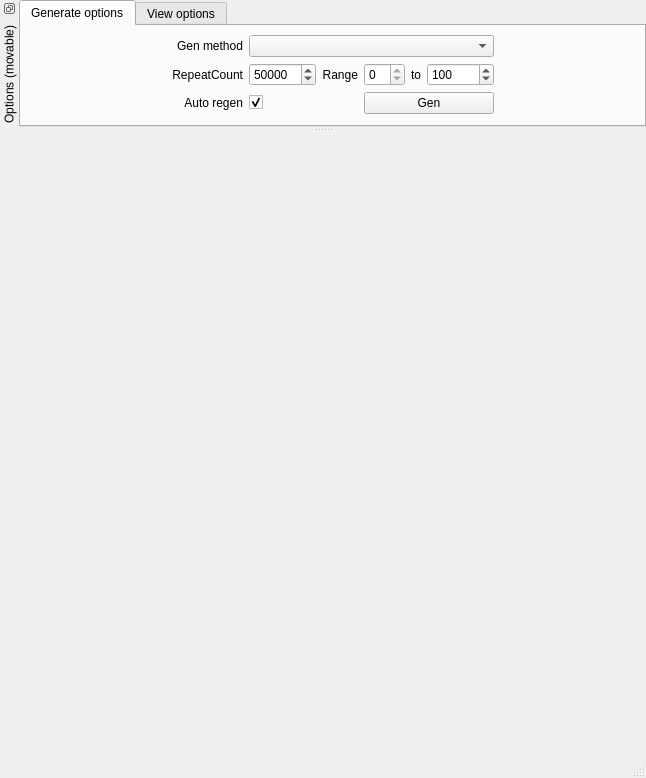
<?xml version="1.0" encoding="UTF-8"?>
<ui version="4.0">
 <class>FormMain</class>
 <widget class="QMainWindow" name="FormMain">
  <property name="geometry">
   <rect>
    <x>0</x>
    <y>0</y>
    <width>646</width>
    <height>778</height>
   </rect>
  </property>
  <property name="windowTitle">
   <string>MainWindow</string>
  </property>
  <widget class="QWidget" name="centralwidget">
   <layout class="QVBoxLayout" name="verticalLayout_2">
    <property name="spacing">
     <number>3</number>
    </property>
    <property name="leftMargin">
     <number>3</number>
    </property>
    <property name="topMargin">
     <number>3</number>
    </property>
    <property name="rightMargin">
     <number>3</number>
    </property>
    <property name="bottomMargin">
     <number>3</number>
    </property>
    <item>
     <widget class="QCustomPlot" name="qcp_plot" native="true">
      <property name="minimumSize">
       <size>
        <width>640</width>
        <height>480</height>
       </size>
      </property>
     </widget>
    </item>
   </layout>
  </widget>
  <widget class="QStatusBar" name="statusbar"/>
  <widget class="QDockWidget" name="dw_options">
   <property name="floating">
    <bool>false</bool>
   </property>
   <property name="features">
    <set>QDockWidget::DockWidgetFloatable|QDockWidget::DockWidgetMovable|QDockWidget::DockWidgetVerticalTitleBar</set>
   </property>
   <property name="allowedAreas">
    <set>Qt::AllDockWidgetAreas</set>
   </property>
   <property name="windowTitle">
    <string>Options (movable)</string>
   </property>
   <attribute name="dockWidgetArea">
    <number>4</number>
   </attribute>
   <widget class="QWidget" name="dw_optContents">
    <layout class="QVBoxLayout" name="verticalLayout">
     <property name="spacing">
      <number>0</number>
     </property>
     <property name="leftMargin">
      <number>0</number>
     </property>
     <property name="topMargin">
      <number>0</number>
     </property>
     <property name="rightMargin">
      <number>0</number>
     </property>
     <property name="bottomMargin">
      <number>0</number>
     </property>
     <item>
      <widget class="QTabWidget" name="tabWidget">
       <property name="currentIndex">
        <number>0</number>
       </property>
       <widget class="QWidget" name="tab_generateOpt">
        <attribute name="title">
         <string>Generate options</string>
        </attribute>
        <layout class="QHBoxLayout" name="horizontalLayout_2">
         <item>
          <spacer name="horizontalSpacer">
           <property name="orientation">
            <enum>Qt::Horizontal</enum>
           </property>
           <property name="sizeHint" stdset="0">
            <size>
             <width>64</width>
             <height>20</height>
            </size>
           </property>
          </spacer>
         </item>
         <item>
          <layout class="QGridLayout" name="gridLayout">
           <item row="0" column="0">
            <widget class="QLabel" name="label">
             <property name="text">
              <string>Gen method</string>
             </property>
             <property name="alignment">
              <set>Qt::AlignRight|Qt::AlignTrailing|Qt::AlignVCenter</set>
             </property>
            </widget>
           </item>
           <item row="0" column="1" colspan="5">
            <widget class="QComboBox" name="cb_genMethod"/>
           </item>
           <item row="1" column="0">
            <widget class="QLabel" name="l_repeatCount">
             <property name="text">
              <string>RepeatCount</string>
             </property>
             <property name="alignment">
              <set>Qt::AlignRight|Qt::AlignTrailing|Qt::AlignVCenter</set>
             </property>
            </widget>
           </item>
           <item row="1" column="1">
            <widget class="QSpinBox" name="sb_repeatCount">
             <property name="minimum">
              <number>1</number>
             </property>
             <property name="maximum">
              <number>1000000000</number>
             </property>
             <property name="singleStep">
              <number>100</number>
             </property>
             <property name="value">
              <number>50000</number>
             </property>
            </widget>
           </item>
           <item row="1" column="2">
            <widget class="QLabel" name="label_2">
             <property name="text">
              <string>Range</string>
             </property>
             <property name="alignment">
              <set>Qt::AlignRight|Qt::AlignTrailing|Qt::AlignVCenter</set>
             </property>
            </widget>
           </item>
           <item row="1" column="3">
            <widget class="QSpinBox" name="sb_rangeMin">
             <property name="readOnly">
              <bool>true</bool>
             </property>
            </widget>
           </item>
           <item row="1" column="4">
            <widget class="QLabel" name="label_3">
             <property name="text">
              <string>to</string>
             </property>
             <property name="alignment">
              <set>Qt::AlignCenter</set>
             </property>
            </widget>
           </item>
           <item row="1" column="5">
            <widget class="QSpinBox" name="sb_rangeMax">
             <property name="maximum">
              <number>1000000</number>
             </property>
             <property name="value">
              <number>100</number>
             </property>
            </widget>
           </item>
           <item row="2" column="0">
            <widget class="QLabel" name="label_4">
             <property name="text">
              <string>Auto regen</string>
             </property>
             <property name="alignment">
              <set>Qt::AlignRight|Qt::AlignTrailing|Qt::AlignVCenter</set>
             </property>
            </widget>
           </item>
           <item row="2" column="1">
            <widget class="QCheckBox" name="cb_autoRegen">
             <property name="text">
              <string/>
             </property>
             <property name="checked">
              <bool>true</bool>
             </property>
            </widget>
           </item>
           <item row="2" column="3" colspan="3">
            <widget class="QPushButton" name="pb_gen">
             <property name="text">
              <string>Gen</string>
             </property>
             <property name="checkable">
              <bool>false</bool>
             </property>
             <property name="checked">
              <bool>false</bool>
             </property>
            </widget>
           </item>
          </layout>
         </item>
         <item>
          <spacer name="horizontalSpacer_2">
           <property name="orientation">
            <enum>Qt::Horizontal</enum>
           </property>
           <property name="sizeHint" stdset="0">
            <size>
             <width>63</width>
             <height>20</height>
            </size>
           </property>
          </spacer>
         </item>
        </layout>
       </widget>
       <widget class="QWidget" name="tab_viewOpt">
        <property name="enabled">
         <bool>true</bool>
        </property>
        <attribute name="title">
         <string>View options</string>
        </attribute>
        <layout class="QVBoxLayout" name="verticalLayout_4">
         <property name="spacing">
          <number>0</number>
         </property>
         <property name="leftMargin">
          <number>0</number>
         </property>
         <property name="topMargin">
          <number>0</number>
         </property>
         <property name="rightMargin">
          <number>0</number>
         </property>
         <property name="bottomMargin">
          <number>0</number>
         </property>
         <item>
          <widget class="QScrollArea" name="sa_viewOpt">
           <property name="verticalScrollBarPolicy">
            <enum>Qt::ScrollBarAlwaysOff</enum>
           </property>
           <property name="horizontalScrollBarPolicy">
            <enum>Qt::ScrollBarAsNeeded</enum>
           </property>
           <property name="widgetResizable">
            <bool>false</bool>
           </property>
           <widget class="QWidget" name="sa_viewOptContents">
            <property name="geometry">
             <rect>
              <x>0</x>
              <y>0</y>
              <width>1221</width>
              <height>93</height>
             </rect>
            </property>
            <layout class="QHBoxLayout" name="horizontalLayout_7">
             <property name="spacing">
              <number>6</number>
             </property>
             <property name="topMargin">
              <number>3</number>
             </property>
             <property name="bottomMargin">
              <number>3</number>
             </property>
             <item>
              <layout class="QVBoxLayout" name="verticalLayout_10">
               <property name="spacing">
                <number>0</number>
               </property>
               <item>
                <widget class="QCheckBox" name="cb_replotAuto">
                 <property name="enabled">
                  <bool>false</bool>
                 </property>
                 <property name="text">
                  <string>Auto update</string>
                 </property>
                 <property name="checked">
                  <bool>true</bool>
                 </property>
                </widget>
               </item>
               <item>
                <widget class="QFrame" name="f_replot">
                 <property name="enabled">
                  <bool>false</bool>
                 </property>
                 <property name="sizePolicy">
                  <sizepolicy hsizetype="Preferred" vsizetype="Maximum">
                   <horstretch>0</horstretch>
                   <verstretch>0</verstretch>
                  </sizepolicy>
                 </property>
                 <property name="frameShape">
                  <enum>QFrame::StyledPanel</enum>
                 </property>
                 <property name="frameShadow">
                  <enum>QFrame::Raised</enum>
                 </property>
                 <layout class="QHBoxLayout" name="horizontalLayout_8">
                  <item>
                   <widget class="QPushButton" name="pb_replot">
                    <property name="text">
                     <string>Update</string>
                    </property>
                   </widget>
                  </item>
                 </layout>
                </widget>
               </item>
              </layout>
             </item>
             <item>
              <widget class="QGroupBox" name="gb_plotType">
               <property name="sizePolicy">
                <sizepolicy hsizetype="Maximum" vsizetype="Maximum">
                 <horstretch>0</horstretch>
                 <verstretch>0</verstretch>
                </sizepolicy>
               </property>
               <property name="title">
                <string>Plot type</string>
               </property>
               <layout class="QVBoxLayout" name="verticalLayout_8">
                <property name="spacing">
                 <number>3</number>
                </property>
                <property name="leftMargin">
                 <number>3</number>
                </property>
                <property name="topMargin">
                 <number>3</number>
                </property>
                <property name="rightMargin">
                 <number>3</number>
                </property>
                <property name="bottomMargin">
                 <number>3</number>
                </property>
               </layout>
              </widget>
             </item>
             <item>
              <layout class="QVBoxLayout" name="verticalLayout_9">
               <property name="spacing">
                <number>0</number>
               </property>
               <item>
                <widget class="QCheckBox" name="cb_customXPointCount">
                 <property name="sizePolicy">
                  <sizepolicy hsizetype="Maximum" vsizetype="Fixed">
                   <horstretch>0</horstretch>
                   <verstretch>0</verstretch>
                  </sizepolicy>
                 </property>
                 <property name="text">
                  <string>Custom x point count</string>
                 </property>
                </widget>
               </item>
               <item>
                <widget class="QFrame" name="f_customXPointCount">
                 <property name="sizePolicy">
                  <sizepolicy hsizetype="Preferred" vsizetype="Maximum">
                   <horstretch>0</horstretch>
                   <verstretch>0</verstretch>
                  </sizepolicy>
                 </property>
                 <property name="frameShape">
                  <enum>QFrame::StyledPanel</enum>
                 </property>
                 <property name="frameShadow">
                  <enum>QFrame::Raised</enum>
                 </property>
                 <layout class="QHBoxLayout" name="horizontalLayout_6">
                  <item>
                   <widget class="QLabel" name="l_customXPointCount">
                    <property name="enabled">
                     <bool>true</bool>
                    </property>
                    <property name="text">
                     <string>X point count</string>
                    </property>
                    <property name="alignment">
                     <set>Qt::AlignRight|Qt::AlignTrailing|Qt::AlignVCenter</set>
                    </property>
                   </widget>
                  </item>
                  <item>
                   <widget class="QSpinBox" name="sb_customXPointCount">
                    <property name="enabled">
                     <bool>true</bool>
                    </property>
                    <property name="minimum">
                     <number>1</number>
                    </property>
                    <property name="maximum">
                     <number>1000000</number>
                    </property>
                    <property name="value">
                     <number>100</number>
                    </property>
                   </widget>
                  </item>
                 </layout>
                </widget>
               </item>
              </layout>
             </item>
             <item>
              <layout class="QVBoxLayout" name="verticalLayout_5">
               <property name="spacing">
                <number>0</number>
               </property>
               <item>
                <widget class="QCheckBox" name="cb_customXRange">
                 <property name="enabled">
                  <bool>true</bool>
                 </property>
                 <property name="sizePolicy">
                  <sizepolicy hsizetype="Maximum" vsizetype="Fixed">
                   <horstretch>0</horstretch>
                   <verstretch>0</verstretch>
                  </sizepolicy>
                 </property>
                 <property name="text">
                  <string>Custom X range</string>
                 </property>
                </widget>
               </item>
               <item>
                <widget class="QFrame" name="f_customXRange">
                 <property name="enabled">
                  <bool>true</bool>
                 </property>
                 <property name="sizePolicy">
                  <sizepolicy hsizetype="Preferred" vsizetype="Maximum">
                   <horstretch>0</horstretch>
                   <verstretch>0</verstretch>
                  </sizepolicy>
                 </property>
                 <property name="frameShape">
                  <enum>QFrame::StyledPanel</enum>
                 </property>
                 <property name="frameShadow">
                  <enum>QFrame::Raised</enum>
                 </property>
                 <layout class="QHBoxLayout" name="horizontalLayout">
                  <item>
                   <widget class="QDoubleSpinBox" name="sp_customXRange_min"/>
                  </item>
                  <item>
                   <widget class="QLabel" name="l_customXScale">
                    <property name="text">
                     <string>&lt;= X &lt;=</string>
                    </property>
                    <property name="alignment">
                     <set>Qt::AlignCenter</set>
                    </property>
                   </widget>
                  </item>
                  <item>
                   <widget class="QDoubleSpinBox" name="sp_customXRange_max">
                    <property name="minimum">
                     <double>-9999.000000000000000</double>
                    </property>
                    <property name="maximum">
                     <double>9999.000000000000000</double>
                    </property>
                    <property name="value">
                     <double>1.000000000000000</double>
                    </property>
                   </widget>
                  </item>
                 </layout>
                </widget>
               </item>
              </layout>
             </item>
             <item>
              <layout class="QVBoxLayout" name="verticalLayout_7">
               <property name="spacing">
                <number>0</number>
               </property>
               <item>
                <widget class="QCheckBox" name="cb_customYRange">
                 <property name="enabled">
                  <bool>true</bool>
                 </property>
                 <property name="sizePolicy">
                  <sizepolicy hsizetype="Maximum" vsizetype="Fixed">
                   <horstretch>0</horstretch>
                   <verstretch>0</verstretch>
                  </sizepolicy>
                 </property>
                 <property name="text">
                  <string>Custom Y range</string>
                 </property>
                </widget>
               </item>
               <item>
                <widget class="QFrame" name="f_customYRange">
                 <property name="sizePolicy">
                  <sizepolicy hsizetype="Preferred" vsizetype="Maximum">
                   <horstretch>0</horstretch>
                   <verstretch>0</verstretch>
                  </sizepolicy>
                 </property>
                 <property name="frameShape">
                  <enum>QFrame::StyledPanel</enum>
                 </property>
                 <property name="frameShadow">
                  <enum>QFrame::Raised</enum>
                 </property>
                 <layout class="QHBoxLayout" name="horizontalLayout_5">
                  <item>
                   <widget class="QDoubleSpinBox" name="sp_customYRange_min">
                    <property name="minimum">
                     <double>-9999.000000000000000</double>
                    </property>
                    <property name="maximum">
                     <double>9999.000000000000000</double>
                    </property>
                   </widget>
                  </item>
                  <item>
                   <widget class="QLabel" name="l_customYScale_2">
                    <property name="text">
                     <string>&lt;= Y &lt;=</string>
                    </property>
                    <property name="alignment">
                     <set>Qt::AlignCenter</set>
                    </property>
                   </widget>
                  </item>
                  <item>
                   <widget class="QDoubleSpinBox" name="sp_customYRange_max">
                    <property name="value">
                     <double>1.000000000000000</double>
                    </property>
                   </widget>
                  </item>
                 </layout>
                </widget>
               </item>
              </layout>
             </item>
             <item>
              <layout class="QVBoxLayout" name="verticalLayout_6">
               <property name="spacing">
                <number>0</number>
               </property>
               <item>
                <widget class="QCheckBox" name="cb_customXScale">
                 <property name="enabled">
                  <bool>true</bool>
                 </property>
                 <property name="sizePolicy">
                  <sizepolicy hsizetype="Maximum" vsizetype="Fixed">
                   <horstretch>0</horstretch>
                   <verstretch>0</verstretch>
                  </sizepolicy>
                 </property>
                 <property name="text">
                  <string>Custom X scale</string>
                 </property>
                </widget>
               </item>
               <item>
                <widget class="QFrame" name="f_customXScale">
                 <property name="enabled">
                  <bool>true</bool>
                 </property>
                 <property name="sizePolicy">
                  <sizepolicy hsizetype="Preferred" vsizetype="Maximum">
                   <horstretch>0</horstretch>
                   <verstretch>0</verstretch>
                  </sizepolicy>
                 </property>
                 <property name="frameShape">
                  <enum>QFrame::StyledPanel</enum>
                 </property>
                 <property name="frameShadow">
                  <enum>QFrame::Raised</enum>
                 </property>
                 <layout class="QHBoxLayout" name="horizontalLayout_3">
                  <item>
                   <widget class="QDoubleSpinBox" name="sp_customXScale_min"/>
                  </item>
                  <item>
                   <widget class="QLabel" name="l_customXScale_2">
                    <property name="text">
                     <string>&lt;= X &lt;=</string>
                    </property>
                    <property name="alignment">
                     <set>Qt::AlignCenter</set>
                    </property>
                   </widget>
                  </item>
                  <item>
                   <widget class="QDoubleSpinBox" name="sp_customXScale_max">
                    <property name="minimum">
                     <double>-9999.000000000000000</double>
                    </property>
                    <property name="maximum">
                     <double>9999.000000000000000</double>
                    </property>
                    <property name="value">
                     <double>1.000000000000000</double>
                    </property>
                   </widget>
                  </item>
                 </layout>
                </widget>
               </item>
              </layout>
             </item>
             <item>
              <layout class="QVBoxLayout" name="verticalLayout_3">
               <property name="spacing">
                <number>0</number>
               </property>
               <item>
                <widget class="QCheckBox" name="cb_customYScale">
                 <property name="enabled">
                  <bool>true</bool>
                 </property>
                 <property name="sizePolicy">
                  <sizepolicy hsizetype="Maximum" vsizetype="Fixed">
                   <horstretch>0</horstretch>
                   <verstretch>0</verstretch>
                  </sizepolicy>
                 </property>
                 <property name="text">
                  <string>Custom Y scale</string>
                 </property>
                </widget>
               </item>
               <item>
                <widget class="QFrame" name="f_customYScale">
                 <property name="sizePolicy">
                  <sizepolicy hsizetype="Preferred" vsizetype="Maximum">
                   <horstretch>0</horstretch>
                   <verstretch>0</verstretch>
                  </sizepolicy>
                 </property>
                 <property name="frameShape">
                  <enum>QFrame::StyledPanel</enum>
                 </property>
                 <property name="frameShadow">
                  <enum>QFrame::Raised</enum>
                 </property>
                 <layout class="QHBoxLayout" name="horizontalLayout_4">
                  <item>
                   <widget class="QDoubleSpinBox" name="sp_customYScale_min">
                    <property name="minimum">
                     <double>-9999.000000000000000</double>
                    </property>
                    <property name="maximum">
                     <double>9999.000000000000000</double>
                    </property>
                   </widget>
                  </item>
                  <item>
                   <widget class="QLabel" name="l_customYScale">
                    <property name="text">
                     <string>&lt;= Y &lt;=</string>
                    </property>
                    <property name="alignment">
                     <set>Qt::AlignCenter</set>
                    </property>
                   </widget>
                  </item>
                  <item>
                   <widget class="QDoubleSpinBox" name="sp_customYScale_max">
                    <property name="value">
                     <double>1.000000000000000</double>
                    </property>
                   </widget>
                  </item>
                 </layout>
                </widget>
               </item>
              </layout>
             </item>
             <item>
              <spacer name="horizontalSpacer_3">
               <property name="orientation">
                <enum>Qt::Horizontal</enum>
               </property>
               <property name="sizeHint" stdset="0">
                <size>
                 <width>40</width>
                 <height>20</height>
                </size>
               </property>
              </spacer>
             </item>
            </layout>
           </widget>
          </widget>
         </item>
        </layout>
       </widget>
      </widget>
     </item>
    </layout>
   </widget>
  </widget>
 </widget>
 <customwidgets>
  <customwidget>
   <class>QCustomPlot</class>
   <extends>QWidget</extends>
   <header>qcustomplot.h</header>
   <container>1</container>
  </customwidget>
 </customwidgets>
 <resources/>
 <connections/>
</ui>
